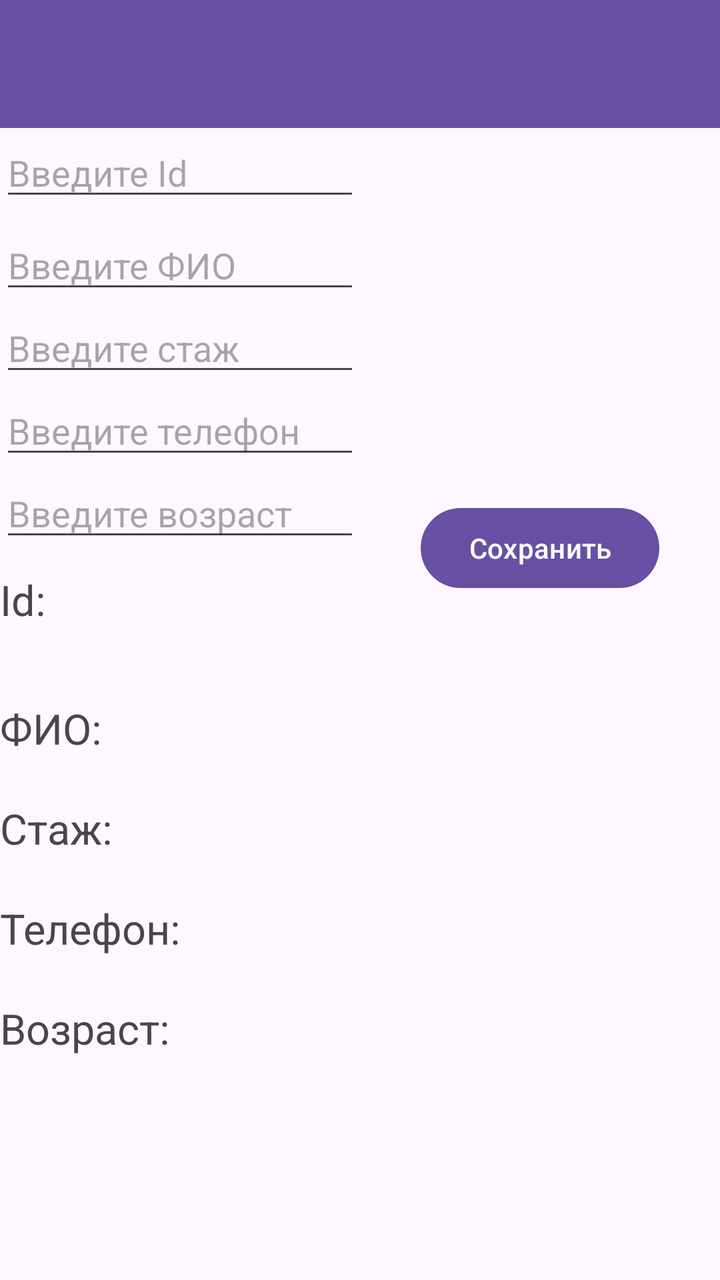
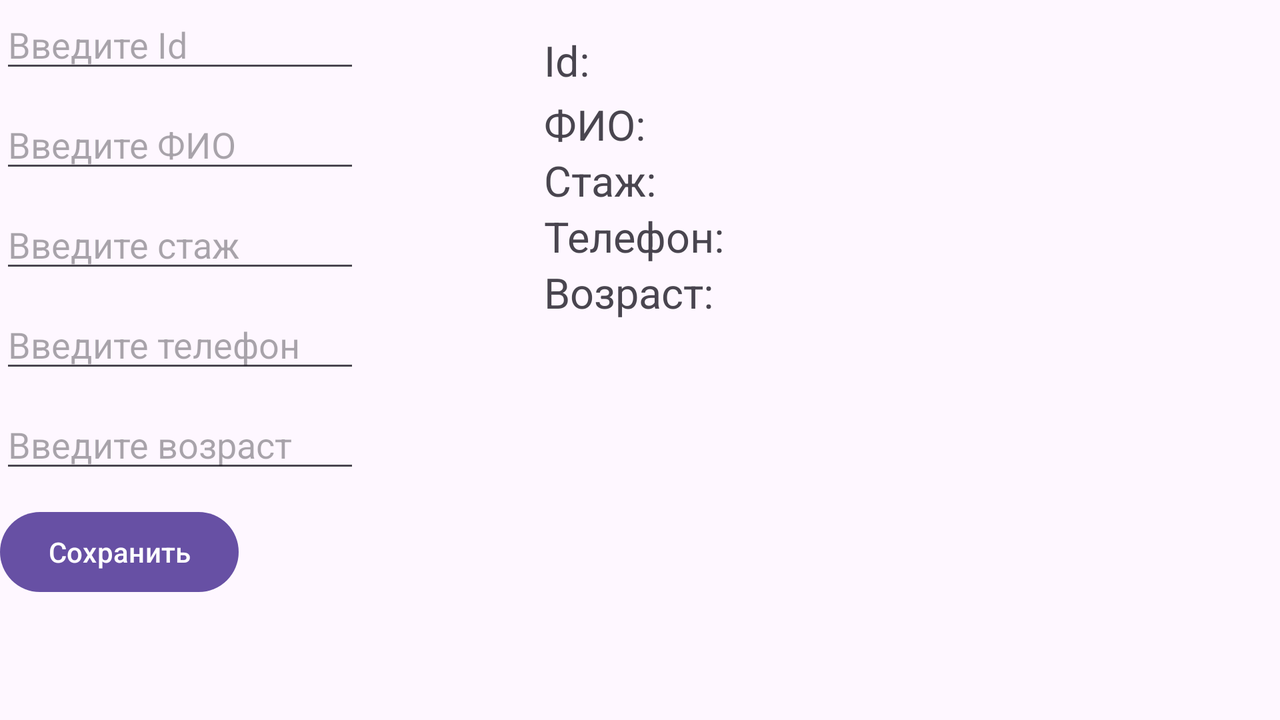

The same Android screen from two of the app's own layout files: first res/layout/ as a phone draws it, then the repository's variant for another configuration, drawn on a device whose configuration selects that folder. Both files follow.
<!-- AndroidManifest.xml: application theme Theme.Lw4 -->
<!-- res/layout/activity_main.xml -->
<?xml version="1.0" encoding="utf-8"?>
<androidx.constraintlayout.widget.ConstraintLayout xmlns:android="http://schemas.android.com/apk/res/android"
    xmlns:app="http://schemas.android.com/apk/res-auto"
    xmlns:tools="http://schemas.android.com/tools"
    android:layout_width="match_parent"
    android:layout_height="match_parent"
    tools:context=".MainActivity">

    <androidx.appcompat.widget.Toolbar
        android:id="@+id/toolbar"
        android:layout_width="match_parent"
        android:layout_height="?attr/actionBarSize"
        android:background="?attr/colorPrimary"
        android:elevation="4dp"
        app:layout_constraintStart_toStartOf="parent"
        app:layout_constraintTop_toTopOf="parent" />

    <EditText
        android:id="@+id/idText"
        android:layout_width="180dp"
        android:layout_height="wrap_content"
        android:hint="@string/id"
        app:layout_constraintStart_toStartOf="parent"
        app:layout_constraintTop_toBottomOf="@+id/toolbar" />

    <EditText
        android:id="@+id/FioText"
        android:layout_width="180dp"
        android:layout_height="wrap_content"
        android:layout_marginTop="5dp"
        android:hint="@string/fio"
        app:layout_constraintLeft_toLeftOf="parent"
        app:layout_constraintTop_toBottomOf="@+id/idText" />

    <EditText
        android:id="@+id/ExperienceText"
        android:layout_width="180dp"
        android:layout_height="wrap_content"
        android:hint="@string/exp"
        app:layout_constraintLeft_toLeftOf="parent"
        app:layout_constraintTop_toBottomOf="@+id/FioText" />

    <EditText
        android:id="@+id/PhoneText"
        android:layout_width="180dp"
        android:layout_height="wrap_content"
        android:hint="@string/stack"
        app:layout_constraintLeft_toLeftOf="parent"
        app:layout_constraintTop_toBottomOf="@+id/ExperienceText" />

    <EditText
        android:id="@+id/AgeText"
        android:layout_width="180dp"
        android:layout_height="wrap_content"
        android:hint="@string/age"
        app:layout_constraintLeft_toLeftOf="parent"
        app:layout_constraintTop_toBottomOf="@+id/PhoneText" />

    <Button
        android:id="@+id/button"
        android:layout_width="wrap_content"
        android:layout_height="wrap_content"
        android:layout_marginTop="250dp"
        android:onClick="SaveInstance"
        android:text="@string/save"
        app:layout_constraintEnd_toEndOf="parent"
        app:layout_constraintLeft_toRightOf="@id/AgeText"
        app:layout_constraintStart_toEndOf="@+id/AgeText"
        app:layout_constraintTop_toTopOf="parent" />

    <TextView
        android:id="@+id/idTV"
        android:layout_width="wrap_content"
        android:layout_height="wrap_content"
        android:text="@string/idvw"
        android:layout_marginTop="10dp"
        android:textSize="21sp"
        app:layout_constraintLeft_toLeftOf="parent"
        app:layout_constraintTop_toBottomOf="@+id/AgeText" />
    <TextView
        android:id="@+id/fioTV"
        android:text="@string/fiovw"
        android:textSize="21sp"
        android:layout_width="wrap_content"
        android:layout_height="wrap_content"
        app:layout_constraintLeft_toLeftOf="parent"
        app:layout_constraintTop_toTopOf="parent"
        android:layout_marginTop="350dp"/>
    <TextView
        android:id="@+id/experienceTV"
        android:text="@string/expvw"
        android:textSize="21sp"
        android:layout_width="wrap_content"
        android:layout_height="wrap_content"
        app:layout_constraintLeft_toLeftOf="parent"
        app:layout_constraintTop_toTopOf="parent"
        android:layout_marginTop="400dp"/>
    <TextView
        android:id="@+id/stackTV"
        android:text="@string/stackvw"
        android:textSize="21sp"
        android:layout_width="wrap_content"
        android:layout_height="wrap_content"
        app:layout_constraintLeft_toLeftOf="parent"
        app:layout_constraintTop_toTopOf="parent"
        android:layout_marginTop="450dp"/>
    <TextView
        android:id="@+id/ageTV"
        android:text="@string/agevw"
        android:textSize="21sp"
        android:layout_width="wrap_content"
        android:layout_height="wrap_content"
        app:layout_constraintLeft_toLeftOf="parent"
        app:layout_constraintTop_toTopOf="parent"
        android:layout_marginTop="500dp"/>
</androidx.constraintlayout.widget.ConstraintLayout>
<!-- resources referenced by this layout -->
<resources>
  <string name="age">Введите возраст</string>
  <string name="agevw">Возраст:</string>
  <string name="exp">Введите стаж</string>
  <string name="expvw">Стаж:</string>
  <string name="fio">Введите ФИО</string>
  <string name="fiovw">ФИО:</string>
  <string name="id">Введите Id</string>
  <string name="idvw">Id:</string>
  <string name="save">Сохранить</string>
  <string name="stack">Введите телефон</string>
  <string name="stackvw">Телефон:</string>
  <style name="Theme.Lw4" parent="Base.Theme.Lw4" />
  <style name="Base.Theme.Lw4" parent="Theme.Material3.DayNight.NoActionBar">
          
          
      </style>
</resources>
<!-- res/layout-land/activity_main.xml (the repository's variant of the layout above) -->
<!-- drawn on the phone turned sideways -->
<?xml version="1.0" encoding="utf-8"?>
<androidx.constraintlayout.widget.ConstraintLayout xmlns:android="http://schemas.android.com/apk/res/android"
    xmlns:app="http://schemas.android.com/apk/res-auto"
    xmlns:tools="http://schemas.android.com/tools"
    android:layout_width="match_parent"
    android:layout_height="match_parent"
    tools:context=".MainActivity">

    <EditText
        android:id="@+id/idText"
        android:layout_width="180dp"
        android:layout_height="wrap_content"
        android:hint="@string/id"
        app:layout_constraintLeft_toLeftOf="parent"
        app:layout_constraintTop_toTopOf="parent" />
    <EditText
        android:id="@+id/FioText"
        android:layout_width="180dp"
        android:layout_height="wrap_content"
        android:hint="@string/fio"
        app:layout_constraintLeft_toLeftOf="parent"
        app:layout_constraintTop_toTopOf="parent"
        android:layout_marginTop="50dp"/>

    <EditText
        android:id="@+id/ExperienceText"
        android:layout_width="180dp"
        android:layout_height="wrap_content"
        android:hint="@string/exp"
        app:layout_constraintLeft_toLeftOf="parent"
        app:layout_constraintTop_toTopOf="parent"
        android:layout_marginTop="100dp"/>
    <EditText
        android:id="@+id/PhoneText"
        android:layout_width="180dp"
        android:layout_height="wrap_content"
        android:hint="@string/stack"
        app:layout_constraintLeft_toLeftOf="parent"
        app:layout_constraintTop_toTopOf="parent"
        android:layout_marginTop="150dp"/>
    <EditText
        android:id="@+id/AgeText"
        android:layout_width="180dp"
        android:layout_height="wrap_content"
        android:hint="@string/age"
        app:layout_constraintLeft_toLeftOf="parent"
        app:layout_constraintTop_toTopOf="parent"
        android:layout_marginTop="200dp"/>

    <Button
        android:id="@+id/button"
        android:layout_width="wrap_content"
        android:layout_height="wrap_content"
        android:layout_marginTop="252dp"
        android:onClick="SaveInstance"
        android:text="@string/save"
        app:layout_constraintLeft_toRightOf="@id/AgeText"
        app:layout_constraintStart_toStartOf="parent"
        app:layout_constraintTop_toTopOf="parent" />

    <TextView
        android:id="@+id/idTV"
        android:layout_width="wrap_content"
        android:layout_height="wrap_content"
        android:layout_marginLeft="272dp"
        android:layout_marginTop="16dp"
        android:text="@string/idvw"
        android:textSize="21sp"
        app:layout_constraintLeft_toLeftOf="parent"
        app:layout_constraintTop_toTopOf="parent" />

    <TextView
        android:id="@+id/fioTV"
        android:layout_width="wrap_content"
        android:layout_height="wrap_content"
        android:layout_marginLeft="272dp"
        android:layout_marginTop="48dp"
        android:text="@string/fiovw"
        android:textSize="21sp"
        app:layout_constraintLeft_toLeftOf="parent"
        app:layout_constraintTop_toTopOf="parent" />

    <TextView
        android:id="@+id/experienceTV"
        android:layout_width="wrap_content"
        android:layout_height="wrap_content"
        android:layout_marginLeft="272dp"
        android:layout_marginTop="76dp"
        android:text="@string/expvw"
        android:textSize="21sp"
        app:layout_constraintLeft_toLeftOf="parent"
        app:layout_constraintTop_toTopOf="parent" />

    <TextView
        android:id="@+id/stackTV"
        android:layout_width="wrap_content"
        android:layout_height="wrap_content"
        android:layout_marginLeft="272dp"
        android:layout_marginTop="104dp"
        android:text="@string/stackvw"
        android:textSize="21sp"
        app:layout_constraintLeft_toLeftOf="parent"
        app:layout_constraintTop_toTopOf="parent" />

    <TextView
        android:id="@+id/ageTV"
        android:layout_width="wrap_content"
        android:layout_height="wrap_content"
        android:layout_marginLeft="272dp"
        android:layout_marginTop="132dp"
        android:text="@string/agevw"
        android:textSize="21sp"
        app:layout_constraintLeft_toLeftOf="parent"
        app:layout_constraintTop_toTopOf="parent" />
</androidx.constraintlayout.widget.ConstraintLayout>
